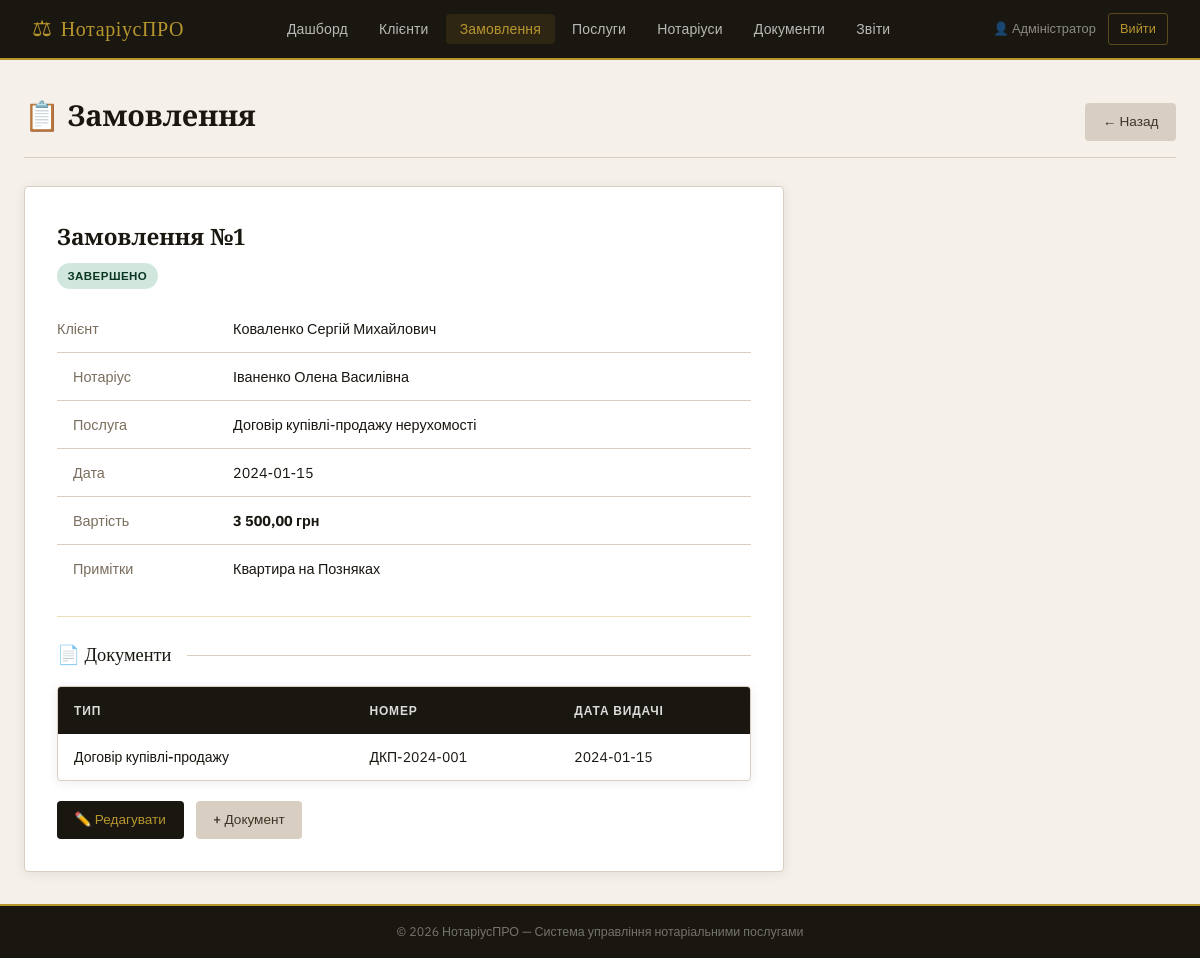
The page /pages/orders.php?action=view&id=1 (signed in) on the database its author committed.
### tables this page shows
CREATE TABLE orders (
    id           INT AUTO_INCREMENT PRIMARY KEY,
    client_id    INT NOT NULL,
    notary_id    INT NOT NULL,
    service_id   INT NOT NULL,
    order_date   DATE NOT NULL,
    status       ENUM('pending','in_progress','completed','cancelled') DEFAULT 'pending',
    total_price  DECIMAL(10,2) NOT NULL,
    notes        TEXT,
    created_at   DATETIME DEFAULT CURRENT_TIMESTAMP,
    FOREIGN KEY (client_id)  REFERENCES clients(id)  ON DELETE RESTRICT,
    FOREIGN KEY (notary_id)  REFERENCES notaries(id) ON DELETE RESTRICT,
    FOREIGN KEY (service_id) REFERENCES services(id) ON DELETE RESTRICT
);

CREATE TABLE clients (
    id            INT AUTO_INCREMENT PRIMARY KEY,
    full_name     VARCHAR(150) NOT NULL,
    passport_no   VARCHAR(20)  NOT NULL UNIQUE,
    tax_id        VARCHAR(20),
    phone         VARCHAR(20),
    email         VARCHAR(100),
    address       TEXT,
    created_at    DATETIME DEFAULT CURRENT_TIMESTAMP
);

CREATE TABLE notaries (
    id          INT AUTO_INCREMENT PRIMARY KEY,
    full_name   VARCHAR(150) NOT NULL,
    license_no  VARCHAR(50)  NOT NULL UNIQUE,
    phone       VARCHAR(20),
    email       VARCHAR(100),
    address     TEXT,
    created_at  DATETIME DEFAULT CURRENT_TIMESTAMP
);

CREATE TABLE services (
    id          INT AUTO_INCREMENT PRIMARY KEY,
    category_id INT NOT NULL,
    name        VARCHAR(200) NOT NULL,
    description TEXT,
    base_price  DECIMAL(10,2) NOT NULL DEFAULT 0.00,
    FOREIGN KEY (category_id) REFERENCES service_categories(id) ON DELETE CASCADE
);

CREATE TABLE documents (
    id          INT AUTO_INCREMENT PRIMARY KEY,
    order_id    INT NOT NULL,
    doc_type    VARCHAR(100) NOT NULL,
    doc_number  VARCHAR(100),
    issue_date  DATE,
    notes       TEXT,
    created_at  DATETIME DEFAULT CURRENT_TIMESTAMP,
    FOREIGN KEY (order_id) REFERENCES orders(id) ON DELETE CASCADE
);

### includes/config.php (called while the page is built, shortened)
<?php
function e(string $s): string {
    return htmlspecialchars($s, ENT_QUOTES, 'UTF-8');
}

### pages/orders.php (the view, shortened to what this page needs)
<?php
require_once __DIR__ . '/../includes/config.php';
$db = getDB();
$action = $_GET['action'] ?? 'list';
$id     = (int)($_GET['id'] ?? 0);
$clients  = $db->query("SELECT id,full_name FROM clients ORDER BY full_name")->fetchAll();
$notaries = $db->query("SELECT id,full_name FROM notaries ORDER BY full_name")->fetchAll();
$services = $db->query("
    SELECT s.id, CONCAT(sc.name,' → ',s.name) AS label, s.base_price
    FROM services s JOIN service_categories sc ON sc.id=s.category_id
    ORDER BY sc.name, s.name")->fetchAll();
$row = [];
if (in_array($action,['edit','view']) && $id) {
    $stmt = $db->prepare("SELECT * FROM orders WHERE id=?");
    $stmt->execute([$id]);
    $row = $stmt->fetch() ?: [];
}
$statusLabels = ['pending'=>'Очікує','in_progress'=>'В роботі','completed'=>'Завершено','cancelled'=>'Скасовано'];
include __DIR__ . '/../includes/header.php';
?>
<div class="page-header">
  <h1>📋 Замовлення</h1>
  <?php if ($action==='list'): ?>
  <a href="?action=add" class="btn btn-gold">+ Нове замовлення</a>
  <?php else: ?>
  <a href="?" class="btn btn-secondary">← Назад</a>
  <?php endif; ?>
</div>
<?php if (in_array($action,['add','edit'])): ?>
<div class="form-card" style="max-width:760px;">
  <h2 style="font-family:var(--font-display);margin-bottom:1.25rem;font-size:1.2rem;">
    <?= $id ? 'Редагувати замовлення №'.$id : 'Нове замовлення' ?>
  </h2>
  <form method="post">
    <div class="form-grid">
      <div class="form-group">
        <label>Клієнт *</label>
        <select name="client_id" required>
          <option value="">— оберіть —</option>
          <?php foreach ($clients as $c): ?>
          <option value="<?= $c['id'] ?>" <?= ($row['client_id']??'')==$c['id']?'selected':'' ?>><?= e($c['full_name']) ?></option>
          <?php endforeach; ?>
        </select>
      </div>
      <div class="form-group">
        <label>Нотаріус *</label>
        <select name="notary_id" required>
          <option value="">— оберіть —</option>
          <?php foreach ($notaries as $n): ?>
          <option value="<?= $n['id'] ?>" <?= ($row['notary_id']??'')==$n['id']?'selected':'' ?>><?= e($n['full_name']) ?></option>
          <?php endforeach; ?>
        </select>
      </div>
      <div class="form-group full">
        <label>Послуга *</label>
        <select name="service_id" id="serviceSelect" required>
          <option value="">— оберіть послугу —</option>
          <?php foreach ($services as $s): ?>
          <option value="<?= $s['id'] ?>" data-price="<?= $s['base_price'] ?>"
            <?= ($row['service_id']??'')==$s['id']?'selected':'' ?>><?= e($s['label']) ?></option>
          <?php endforeach; ?>
        </select>
      </div>
      <div class="form-group">
        <label>Вартість (грн) *</label>
        <input type="number" name="total_price" id="totalPrice" step="0.01" min="0"
               value="<?= $row['total_price'] ?? '' ?>" required>
      </div>
      <div class="form-group">
        <label>Дата замовлення *</label>
        <input type="date" name="order_date" value="<?= e($row['order_date'] ?? date('Y-m-d')) ?>" required>
      </div>
      <div class="form-group">
        <label>Статус</label>
        <select name="status">
          <?php foreach ($statusLabels as $v => $l): ?>
          <option value="<?= $v ?>" <?= ($row['status']??'pending')===$v?'selected':'' ?>><?= $l ?></option>
          <?php endforeach; ?>
        </select>
      </div>
      <div class="form-group full">
        <label>Примітки</label>
        <textarea name="notes"><?= e($row['notes'] ?? '') ?></textarea>
      </div>
    </div>
    <div class="form-actions">
      <button class="btn btn-primary" type="submit">💾 Зберегти</button>
      <a href="?" class="btn btn-secondary">Скасувати</a>
    </div>
  </form>
</div>
<script>
document.getElementById('serviceSelect').addEventListener('change', function(){
  const price = this.selectedOptions[0]?.dataset.price;
  if (price) document.getElementById('totalPrice').value = price;
});
</script>
<?php elseif ($action==='view' && $row): ?>
<?php
$full = $db->prepare("
    SELECT o.*, c.full_name AS client, n.full_name AS notary, s.name AS service
    FROM orders o JOIN clients c ON c.id=o.client_id
    JOIN notaries n ON n.id=o.notary_id JOIN services s ON s.id=o.service_id
    WHERE o.id=?");
$full->execute([$id]);
$o = $full->fetch();
?>
<div class="form-card" style="max-width:760px;">
  <h2 style="font-family:var(--font-display);margin-bottom:.5rem;">Замовлення №<?= $id ?></h2>
  <span class="badge badge-<?= e($o['status']) ?>" style="margin-bottom:1rem;display:inline-block;"><?= $statusLabels[$o['status']] ?></span>
  <table style="width:100%;font-size:.9rem;">
    <tr><td style="color:var(--muted);width:160px;padding:.4rem 0;">Клієнт</td><td><?= e($o['client']) ?></td></tr>
    <tr><td style="color:var(--muted);">Нотаріус</td><td><?= e($o['notary']) ?></td></tr>
    <tr><td style="color:var(--muted);">Послуга</td><td><?= e($o['service']) ?></td></tr>
    <tr><td style="color:var(--muted);">Дата</td><td><?= e($o['order_date']) ?></td></tr>
    <tr><td style="color:var(--muted);">Вартість</td><td><strong><?= number_format($o['total_price'],2,',','&nbsp;') ?> грн</strong></td></tr>
    <?php if ($o['notes']): ?><tr><td style="color:var(--muted);">Примітки</td><td><?= e($o['notes']) ?></td></tr><?php endif; ?>
  </table>
  <?php
  $docs = $db->prepare("SELECT * FROM documents WHERE order_id=?");
  $docs->execute([$id]); $docList = $docs->fetchAll();
  ?>
  <?php if ($docList): ?>
  <hr class="gold-divider">
  <div class="section-title">📄 Документи</div>
  <div class="table-wrap"><table>
    <thead><tr><th>Тип</th><th>Номер</th><th>Дата видачі</th></tr></thead>
    <tbody>
    <?php foreach ($docList as $d): ?>
    <tr><td><?= e($d['doc_type']) ?></td><td><?= e($d['doc_number']??'—') ?></td><td><?= e($d['issue_date']??'—') ?></td></tr>
    <?php endforeach; ?>
    </tbody>
  </table></div>
  <?php endif; ?>
  <div class="form-actions" style="margin-top:1.25rem;">
    <a href="?action=edit&id=<?= $id ?>" class="btn btn-primary">✏️ Редагувати</a>
    <a href="documents.php?order_id=<?= $id ?>&action=add" class="btn btn-secondary">+ Документ</a>
  </div>
</div>
<?php endif; ?>
<?php include __DIR__ . '/../includes/footer.php'; ?>

### assets/css/style.css (style rules this page uses)
:root { --cream: #f5f1ea; --parchment:#ede6d8; --gold: #b8962e; --gold-lt: #d4af51; --ink: #1a1610; --ink-soft: #3d3528; --muted: #7a6e5e; --line: #d8cfc2; --white: #ffffff; --red: #b03a2e; --green: #2e7d4f; --blue: #1a4a6e; --orange: #c0622a; --font-display: 'Playfair Display', Georgia, serif; --font-body: 'IBM Plex Sans', sans-serif; --radius: 4px; --shadow: 0 2px 12px rgba(26,22,16,.08); --shadow-lg: 0 8px 32px rgba(26,22,16,.13); }
*, *::before, *::after { box-sizing: border-box; margin: 0; padding: 0; }
body { font-family: var(--font-body); background: var(--cream); color: var(--ink); font-size: 15px; line-height: 1.6; min-height: 100vh; display: flex; flex-direction: column; }
.page-header { display: flex; align-items: baseline; justify-content: space-between; margin-bottom: 1.75rem; padding-bottom: 1rem; border-bottom: 1px solid var(--line); }
.page-header h1 { font-family: var(--font-display); font-size: 1.8rem; color: var(--ink); font-weight: 700; }
.table-wrap { background: var(--white); border: 1px solid var(--line); border-radius: var(--radius); box-shadow: var(--shadow); overflow: auto; }
table { width: 100%; border-collapse: collapse; font-size: .875rem; }
thead th { background: var(--ink); color: rgba(255,255,255,.85); font-weight: 600; font-size: .75rem; text-transform: uppercase; letter-spacing: .07em; padding: .85rem 1rem; text-align: left; white-space: nowrap; }
tbody tr { border-bottom: 1px solid var(--line); }
tbody tr:last-child { border-bottom: none; }
tbody td { padding: .75rem 1rem; vertical-align: middle; }
tbody td:first-child { font-weight: 500; }
.badge { display: inline-block; padding: .22rem .65rem; border-radius: 20px; font-size: .72rem; font-weight: 600; letter-spacing: .04em; text-transform: uppercase; }
.badge-completed { background: #d1e7dd; color: #0a3622; }
.btn { display: inline-flex; align-items: center; gap: .4rem; padding: .5rem 1.1rem; border: none; border-radius: var(--radius); cursor: pointer; font-family: var(--font-body); font-size: .85rem; font-weight: 500; text-decoration: none; transition: opacity .15s, transform .1s; white-space: nowrap; }
.btn-primary { background: var(--ink); color: var(--gold); }
.btn-secondary { background: var(--line); color: var(--ink-soft); }
.form-card { background: var(--white); border: 1px solid var(--line); border-radius: var(--radius); box-shadow: var(--shadow); padding: 2rem; max-width: 680px; }
.form-actions { margin-top: 1.5rem; display: flex; gap: .75rem; flex-wrap: wrap; }
.section-title { font-family: var(--font-display); font-size: 1.15rem; color: var(--ink); margin-bottom: 1rem; display: flex; align-items: center; gap: .5rem; }
.section-title::after { content: ''; flex: 1; height: 1px; background: var(--line); margin-left: .5rem; }
.gold-divider { border: none; border-top: 1px solid var(--gold-lt); margin: 1.5rem 0; opacity: .4; }

### rows shown on the page
orders: status "ЗАВЕРШЕНО", client.full_name "Коваленко Сергій Михайлович", notary.full_name "Іваненко Олена Василівна", service.name "Договір купівлі-продажу нерухомості", order_date "2024-01-15", total_price "3 500,00", notes "Квартира на Позняках"
documents: doc_type "Договір купівлі-продажу", doc_number "ДКП-2024-001", issue_date "2024-01-15"

### other values the page prints
SITE_NAME "НотаріусПРО"
$u['name'] "Адміністратор"
$id "1"
